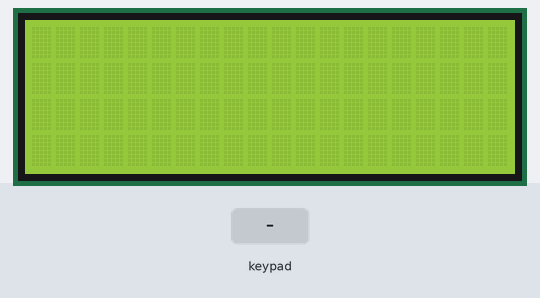
Bench run of a sketch on a simulated Arduino Mega 2560, built with avr-gcc and run on an emulated ATmega2560. Shown: 20×4 character LCD. Inputs (shaded band) come from the test bench.

Above: at 1.2 s.
1.3 s: keypad keys 1 2 3 4 pressed 0.4 s apart
At 1.96 s:
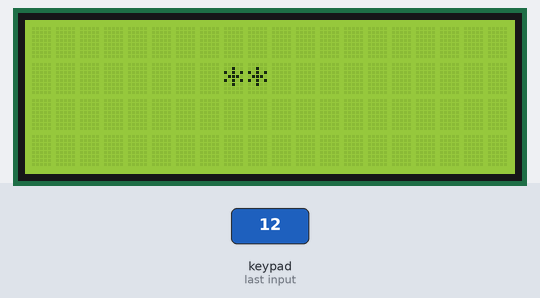
At 3.69 s:
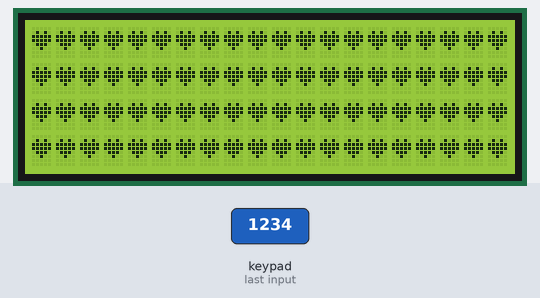
Timing chart, 0 to 5.2 s (numbered marks = the images above; inputs shaded):
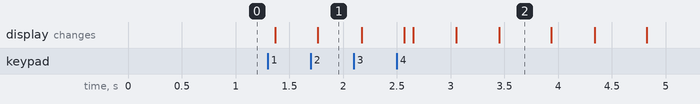

Measured:
- after the input at 1.3 s, the display: first changes after 0.07 s (image 1 shows a later state)
- what the display in image 2 shows lasts 0.4 s, from 3.5 s to 3.9 s

The sketch:

keypad_passlock_withLCD.ino
```cpp
#include <Keypad.h>
#include <Password.h>
#include <Wire.h> //Wire Bibliothek einbinden
#include <LiquidCrystal_I2C.h>//Vorher hinzugefügte LiquidCrystal_I2C //Bibliothek einbinden

/**
 *
 * Arduino Pin Belegung
 *  GND am Keypad (links PIN 30)
 *  22, 24, 26, 28 (von rechts)
 *  LED 52 (100 Ohm an GND)
 */

//LCD SETUP
LiquidCrystal_I2C lcd(0x3F, 2, 1, 0, 4, 5, 6, 7, 3, POSITIVE);

//PWD SETUP
Password password = Password( "1234" );
int currentPasswordLength = 0;
int maxPasswordLength = 4;

//NUMPAD SETUP
const byte ROWS = 1;
const byte COLS = 4;
char keys[ROWS][COLS] = {
    {'3','4','1','2'}
};
byte rowPins[ROWS] = {30}; //connect to the row pinouts of the keypad
byte colPins[COLS] = {28, 26, 24, 22}; //connect to the column pinouts of the keypad
Keypad keypad = Keypad( makeKeymap(keys), rowPins, colPins, ROWS, COLS );

//LED SETUP
//int LED=52;

//LOGIC
boolean passOK = false;


void setup() {
  Serial.begin(9600);
  initLCD();


 //pinMode(LED, OUTPUT);
 //digitalWrite(LED, LOW); // Schalte die LED aus.

}

void loop() {
  if (!passOK){
   char key = keypad.getKey();
   if (key != NO_KEY){
      delay(60);
        writePINInputOnLCD();
        passOK = processNumberKey(key);
      }
  } else {
    writeUnlock();
  }
}

void initLCD(){
  lcd.begin(20,4); //Das Display wird gestartet und die Größe des Displays wird angegeben(Jeweils 20 Zeichen in 4 Zeilen)
  lcd.backlight();//Beleuchtung des Displays einschalten
  lcd.setCursor(0,0);
}


boolean processNumberKey(char key) {
    boolean passOk = false;
   //Serial.print(key);
   currentPasswordLength++;
   password.append(key);
   if (currentPasswordLength == maxPasswordLength) {
      passOk = checkPassword();
   }
   return passOk;
}

boolean checkPassword() {
  boolean passOk = false;
   if (password.evaluate()){
      lcd.clear();
      //digitalWrite(LED, HIGH); // Schalte die LED an.
      passOk = true;
   } else {
//      digitalWrite(LED, LOW); // Schalte die LED aus.
      lcd.clear();
      writeOnLCDCenter("Leider falsch",1);
      writeOnLCDCenter("Nicht aufgeben!",2);
      delay(2000);
      lcd.clear();
      Serial.println(" Wrong passwowrd!");
   }
   resetPassword();
   return passOk;
}

void resetPassword() {
   password.reset();
   currentPasswordLength = 0;
}

void writeUnlock(){
  int i =0;
  uint8_t heart[8] = {0x0, 0xa, 0x1f, 0x1f, 0xe, 0x4, 0x0};
  lcd.createChar(0, heart);
  lcd.home();
    while(i<80){
      lcd.write((byte)0);
      i++;
    }
  delay(400);
  lcd.noDisplay();
  delay(400);
  // Turn on the display:
  lcd.display();

}

void writeOnLCDCenter(String lcdString, int row){
  lcd.setCursor(getCenterCursorPosition(lcdString),row);
  lcd.print(lcdString);
}

void writePINInputOnLCD(){
  lcd.setCursor(10 - (maxPasswordLength -currentPasswordLength)+2,1);
  lcd.print("*");
}

void writeOnLCDCenter(String lcdString){
  lcd.setCursor(getCenterCursorPosition(lcdString),1);
  lcd.print(lcdString);
}

int getCenterCursorPosition(String lcdString){
  int centerPosition = 10 - (lcdString.length()/2);
  return centerPosition;
}
```
